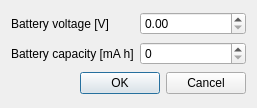
<?xml version="1.0" encoding="UTF-8"?>
<ui version="4.0">
 <class>Dialog</class>
 <widget class="QDialog" name="Dialog">
  <property name="geometry">
   <rect>
    <x>0</x>
    <y>0</y>
    <width>257</width>
    <height>108</height>
   </rect>
  </property>
  <property name="windowTitle">
   <string>Battery settings</string>
  </property>
  <layout class="QGridLayout" name="gridLayout">
   <item row="0" column="0">
    <widget class="QLabel" name="label">
     <property name="text">
      <string>Battery voltage [V]</string>
     </property>
    </widget>
   </item>
   <item row="0" column="1">
    <widget class="QDoubleSpinBox" name="doubleSpinBox_voltage">
     <property name="toolTip">
      <string>Battery nominal terminal voltage, changing this value will require a regeneration of all power surfaces.</string>
     </property>
    </widget>
   </item>
   <item row="1" column="0">
    <widget class="QLabel" name="label_2">
     <property name="text">
      <string>Battery capacity [mA h]</string>
     </property>
    </widget>
   </item>
   <item row="1" column="1">
    <widget class="QDoubleSpinBox" name="doubleSpinBox_capacity">
     <property name="toolTip">
      <string>Battery total capacity</string>
     </property>
     <property name="decimals">
      <number>0</number>
     </property>
     <property name="maximum">
      <double>10000.000000000000000</double>
     </property>
    </widget>
   </item>
   <item row="2" column="0" colspan="2">
    <widget class="QDialogButtonBox" name="buttonBox">
     <property name="orientation">
      <enum>Qt::Horizontal</enum>
     </property>
     <property name="standardButtons">
      <set>QDialogButtonBox::Cancel|QDialogButtonBox::Ok</set>
     </property>
    </widget>
   </item>
  </layout>
 </widget>
 <resources/>
 <connections>
  <connection>
   <sender>buttonBox</sender>
   <signal>accepted()</signal>
   <receiver>Dialog</receiver>
   <slot>accept()</slot>
   <hints>
    <hint type="sourcelabel">
     <x>248</x>
     <y>254</y>
    </hint>
    <hint type="destinationlabel">
     <x>157</x>
     <y>274</y>
    </hint>
   </hints>
  </connection>
  <connection>
   <sender>buttonBox</sender>
   <signal>rejected()</signal>
   <receiver>Dialog</receiver>
   <slot>reject()</slot>
   <hints>
    <hint type="sourcelabel">
     <x>316</x>
     <y>260</y>
    </hint>
    <hint type="destinationlabel">
     <x>286</x>
     <y>274</y>
    </hint>
   </hints>
  </connection>
 </connections>
</ui>
